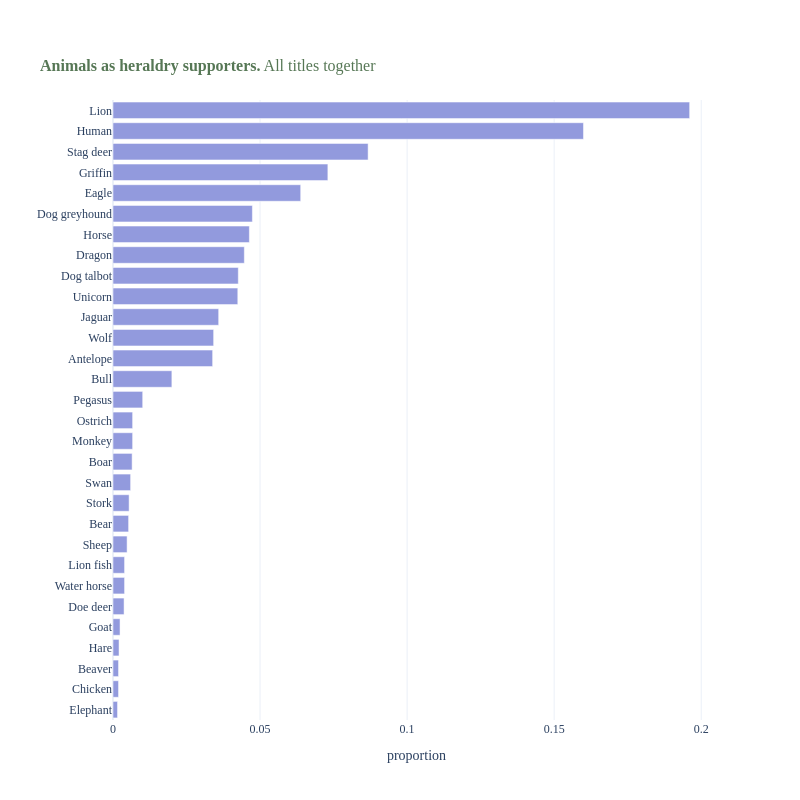

The code cell stored with this chart in its notebook:
### Markdown cell above
### Overall counts

### Code cell
animal_counts = annotations.label.value_counts(normalize=True).sort_values(ascending=True).reset_index()

plot = get_plot(chart_type='bar', title=f"<br><span style='color:{'#567755'}'><b>Animals as heraldry supporters.</b> All titles together</span>",
                data=animal_counts, x='proportion', y='label',
                x_name="proportion", y_name="", color_list=['#929ADD'],
                hovertemplate="%{x}<br>%{y}", height=800)

plot.show()

### Figure 1 — Plotly figure (JSON) as saved in the notebook; plotly's stock layout.template omitted (floating-point values rounded to 4 significant figures)
{"data": [{"hovertemplate": "%{x}<br>%{y}", "legendgroup": "", "marker": {"color": "#929ADD", "pattern": {"shape": ""}}, "name": "", "orientation": "h", "showlegend": false, "textposition": "auto", "type": "bar", "x": [0.00154, 0.001882, 0.001882, 0.002053, 0.002395, 0.003764, 0.003935, 0.003935, 0.00479, 0.005304, 0.005475, 0.005988, 0.006501, 0.006672, 0.006672, 0.01009, 0.02002, 0.03388, 0.03422, 0.03593, 0.04243, 0.0426, 0.04465, 0.04636, 0.04739, 0.06382, 0.07305, 0.08674, 0.16, 0.1961], "xaxis": "x", "y": ["Elephant", "Chicken", "Beaver", "Hare", "Goat", "Doe deer", "Water horse", "Lion fish", "Sheep", "Bear", "Stork", "Swan", "Boar", "Monkey", "Ostrich", "Pegasus", "Bull", "Antelope", "Wolf", "Jaguar", "Unicorn", "Dog talbot", "Dragon", "Horse", "Dog greyhound", "Eagle", "Griffin", "Stag deer", "Human", "Lion"], "yaxis": "y"}], "layout": {"barmode": "relative", "coloraxis": {"showscale": false}, "font": {"family": "Futura"}, "height": 800, "legend": {"tracegroupgap": 0}, "paper_bgcolor": "#FFFFFF", "plot_bgcolor": "#FFFFFF", "showlegend": false, "title": {"font": {"size": 16}, "text": "<br><span style='color:#567755'><b>Animals as heraldry supporters.</b> All titles together</span>"}, "width": 800, "xaxis": {"anchor": "y", "domain": [0, 1], "title": {"text": "proportion"}}, "yaxis": {"anchor": "x", "domain": [0, 1], "title": {"text": ""}}}}
